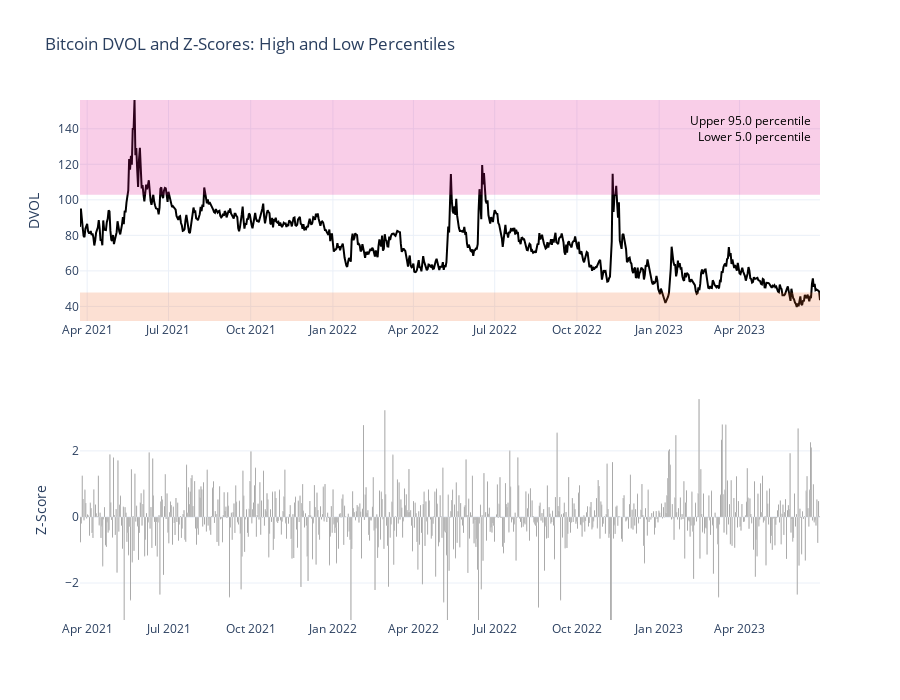

This figure's notebook cell:
### Code cell
plot_close(z_scores, 0.05, 0.95)

### Figure 1 — Plotly figure (JSON) as saved in the notebook; plotly's stock layout.template omitted (floating-point values rounded to 4 significant figures; data arrays with more than 128 entries replaced by an {"elided": "..."} marker saying what was removed)
{"data": [{"line": {"color": "black"}, "mode": "lines", "name": "DVOL", "type": "scatter", "x": {"elided": "829 str values"}, "xaxis": "x", "y": {"elided": "829 float values"}, "yaxis": "y"}, {"marker": {"color": "black"}, "name": "Z-Score", "showlegend": false, "type": "bar", "x": {"elided": "829 str values"}, "xaxis": "x2", "y": {"elided": "829 float values"}, "yaxis": "y2"}], "layout": {"annotations": [{"font": {"color": "black"}, "showarrow": false, "text": "Upper 95.0 percentile", "x": 0.99, "xref": "paper", "y": 0.98, "yref": "paper"}, {"font": {"color": "black"}, "showarrow": false, "text": "Lower 5.0 percentile", "x": 0.99, "xref": "paper", "y": 0.95, "yref": "paper"}], "height": 700, "shapes": [{"fillcolor": "#e00d8e", "line": {"width": 0}, "opacity": 0.2, "type": "rect", "x0": "2021-03-24T00:00:00", "x1": "2023-06-30T00:00:00", "xref": "x", "y0": 102.9, "y1": 156.2, "yref": "y"}, {"fillcolor": "#f16623", "line": {"width": 0}, "opacity": 0.2, "type": "rect", "x0": "2021-03-24T00:00:00", "x1": "2023-06-30T00:00:00", "xref": "x", "y0": 31.8, "y1": 47.87, "yref": "y"}], "showlegend": false, "title": {"text": "Bitcoin DVOL and Z-Scores: High and Low Percentiles"}, "xaxis": {"anchor": "y", "domain": [0, 1]}, "xaxis2": {"anchor": "y2", "domain": [0, 1]}, "yaxis": {"anchor": "x", "domain": [0.575, 1], "range": [31.8, 156.2], "title": {"text": "DVOL"}}, "yaxis2": {"anchor": "x2", "domain": [0, 0.425], "range": [-3.12, 3.57], "title": {"text": "Z-Score"}}}}
